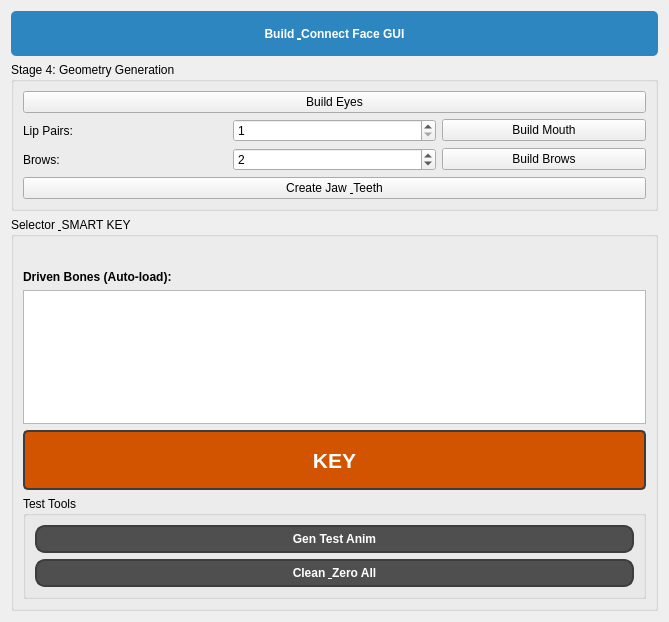
<?xml version="1.0" encoding="UTF-8"?>
<ui version="4.0">
 <class>FaceRigTab</class>
 <widget class="QWidget" name="FaceRigTab">
  <property name="geometry">
   <rect>
    <x>0</x>
    <y>0</y>
    <width>669</width>
    <height>622</height>
   </rect>
  </property>
  <property name="sizePolicy">
   <sizepolicy hsizetype="Expanding" vsizetype="Preferred">
    <horstretch>0</horstretch>
    <verstretch>0</verstretch>
   </sizepolicy>
  </property>
  <property name="windowTitle">
   <string>Face Rig</string>
  </property>
  <layout class="QVBoxLayout" name="verticalLayout_main">
   <item>
    <widget class="QPushButton" name="btn_init_library">
     <property name="minimumSize">
      <size>
       <width>0</width>
       <height>45</height>
      </size>
     </property>
     <property name="styleSheet">
      <string>background-color: #2e86c1; color: white; font-weight: bold; border-radius: 5px;</string>
     </property>
     <property name="text">
      <string>Build &amp; Connect Face GUI</string>
     </property>
    </widget>
   </item>
   <item>
    <widget class="QGroupBox" name="group_geometry">
     <property name="sizePolicy">
      <sizepolicy hsizetype="Expanding" vsizetype="Preferred">
       <horstretch>0</horstretch>
       <verstretch>0</verstretch>
      </sizepolicy>
     </property>
     <property name="title">
      <string>Stage 4: Geometry Generation</string>
     </property>
     <layout class="QVBoxLayout" name="verticalLayout_geom">
      <item>
       <widget class="QPushButton" name="btn_eyes">
        <property name="text">
         <string>Build Eyes</string>
        </property>
       </widget>
      </item>
      <item>
       <layout class="QHBoxLayout" name="horizontalLayout_mouth">
        <item>
         <widget class="QLabel" name="label_lips">
          <property name="text">
           <string>Lip Pairs:</string>
          </property>
         </widget>
        </item>
        <item>
         <widget class="QSpinBox" name="spin_lip_pairs">
          <property name="minimum">
           <number>1</number>
          </property>
          <property name="maximum">
           <number>3</number>
          </property>
         </widget>
        </item>
        <item>
         <widget class="QPushButton" name="btn_mouth">
          <property name="text">
           <string>Build Mouth</string>
          </property>
         </widget>
        </item>
       </layout>
      </item>
      <item>
       <layout class="QHBoxLayout" name="horizontalLayout_brows">
        <item>
         <widget class="QLabel" name="label_brows">
          <property name="text">
           <string>Brows:</string>
          </property>
         </widget>
        </item>
        <item>
         <widget class="QSpinBox" name="spin_brows">
          <property name="minimum">
           <number>1</number>
          </property>
          <property name="maximum">
           <number>3</number>
          </property>
          <property name="value">
           <number>2</number>
          </property>
         </widget>
        </item>
        <item>
         <widget class="QPushButton" name="btn_brows">
          <property name="text">
           <string>Build Brows</string>
          </property>
         </widget>
        </item>
       </layout>
      </item>
      <item>
       <widget class="QPushButton" name="btn_jaw">
        <property name="text">
         <string>Create Jaw &amp; Teeth</string>
        </property>
       </widget>
      </item>
     </layout>
    </widget>
   </item>
   <item>
    <widget class="QGroupBox" name="group_selector">
     <property name="sizePolicy">
      <sizepolicy hsizetype="Expanding" vsizetype="Preferred">
       <horstretch>0</horstretch>
       <verstretch>0</verstretch>
      </sizepolicy>
     </property>
     <property name="styleSheet">
      <string>
       /* Глобальный стиль для всех QPushButton внутри этой группы */
       QPushButton {
        background-color: #4f4f4f; /* Базовый цвет фона (темно-серый) */
        color: white; /* Цвет текста */
        border: 2px solid #3d3d3d; /* Небольшая граница */
        border-radius: 10px; /* Сильное скругление углов (как у GUI сверху) */
        font-weight: bold;
        padding: 5px;
       }

       /* Изменяем цвет границы для имитации подсветки */
       QPushButton:hover {
        background-color: #5f5f5f; /* Чуть светлее при наведении */
        border: 2px solid #2e86c1; /* Синяя граница (в цвет главной кнопки) */
       }

       /* Эффект нажатия */
       QPushButton:pressed {
        background-color: #3d3d3d; /* Самый темный при нажатии */
        padding-left: 7px; padding-top: 7px; /* Сдвиг текста */
       }
      </string>
     </property>
     <property name="title">
      <string>Selector &amp; SMART KEY</string>
     </property>
     <layout class="QGridLayout" name="gridLayout">
      <item row="0" column="0">
       <widget class="QWidget" name="widget_grid_container" native="true">
        <property name="sizePolicy">
         <sizepolicy hsizetype="Expanding" vsizetype="Expanding">
          <horstretch>0</horstretch>
          <verstretch>0</verstretch>
         </sizepolicy>
        </property>
        <layout class="QGridLayout" name="layout_selector_grid"/>
       </widget>
      </item>
      <item row="1" column="0">
       <layout class="QVBoxLayout" name="verticalLayout_right_panel">
        <item>
         <widget class="QLabel" name="label_driven">
          <property name="text">
           <string>&lt;b&gt;Driven Bones (Auto-load):&lt;/b&gt;</string>
          </property>
         </widget>
        </item>
        <item>
         <widget class="QListWidget" name="list_driven_bones">
          <property name="selectionMode">
           <enum>QAbstractItemView::ExtendedSelection</enum>
          </property>
         </widget>
        </item>
        <item>
         <widget class="QPushButton" name="btn_key">
          <property name="minimumSize">
           <size>
            <width>0</width>
            <height>60</height>
           </size>
          </property>
          <property name="styleSheet">
           <string>background-color: #d35400; color: white; font-weight: bold; font-size: 16pt; border-radius: 5px;</string>
          </property>
          <property name="text">
           <string>KEY</string>
          </property>
         </widget>
        </item>
        <item>
         <widget class="QGroupBox" name="group_test_tools">
          <property name="sizePolicy">
           <sizepolicy hsizetype="Expanding" vsizetype="Preferred">
            <horstretch>0</horstretch>
            <verstretch>0</verstretch>
           </sizepolicy>
          </property>
          <property name="title">
           <string>Test Tools</string>
          </property>
          <layout class="QVBoxLayout" name="verticalLayout_test">
           <item>
            <widget class="QPushButton" name="btn_gen_anim">
             <property name="text">
              <string>Gen Test Anim</string>
             </property>
            </widget>
           </item>
           <item>
            <widget class="QPushButton" name="btn_clean_anim">
             <property name="text">
              <string>Clean &amp; Zero All</string>
             </property>
            </widget>
           </item>
          </layout>
         </widget>
        </item>
       </layout>
      </item>
     </layout>
    </widget>
   </item>
  </layout>
 </widget>
 <resources/>
 <connections/>
</ui>
